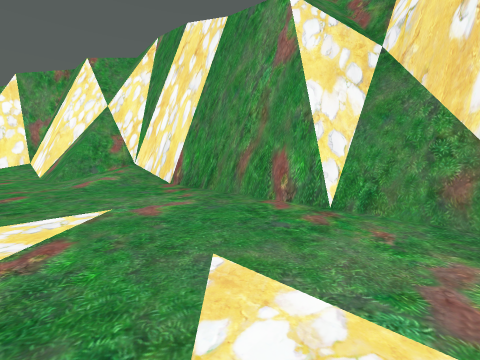
[1] (above)

20 first-person views from a walk through a Unity game level. The camera is 1.4 m above the floor, tilts 6° down and sees 90° across. The floor is counted in squares, 2 m on a side. Each view is taken from the middle of a square. On the plan, view 1 faces up. The plan holds only what a view shows up to about 9 squares ahead; the rest is blank. The place goes on beyond the plan.

[2]
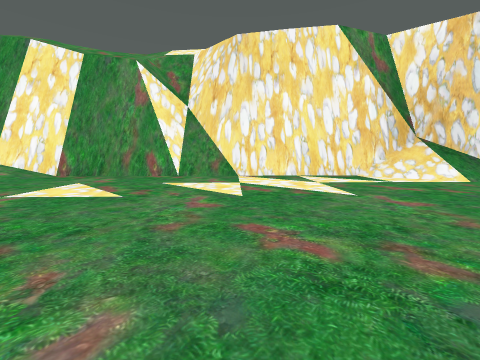

[3]
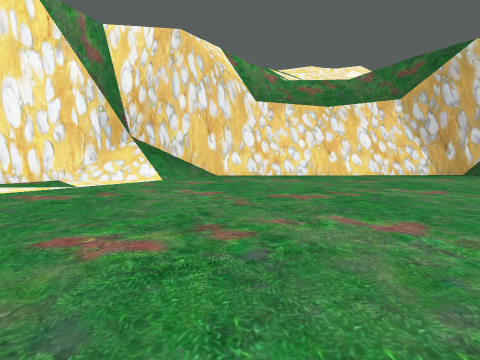

[4]
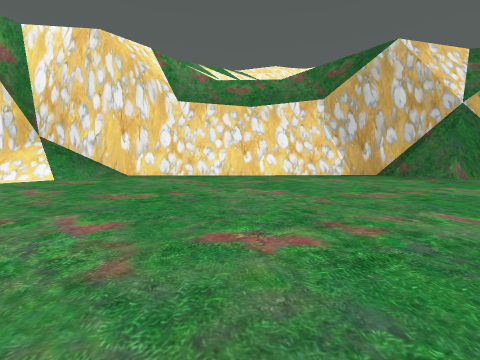

[5]
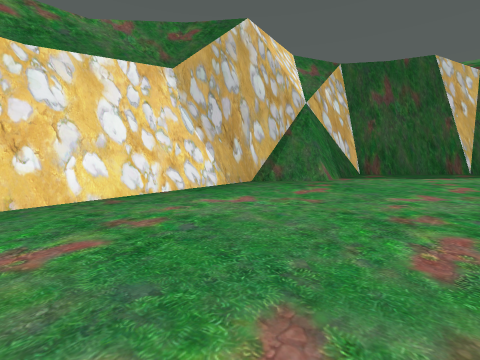

[6]
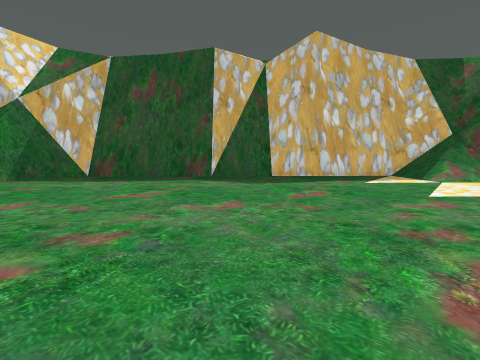

[7]
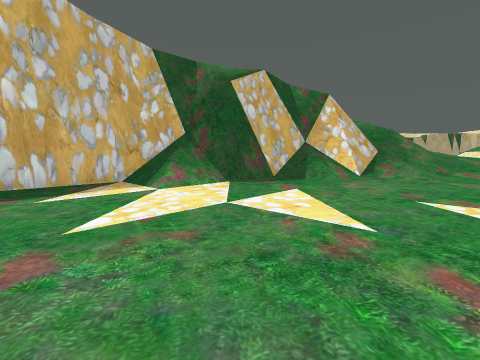

[8]
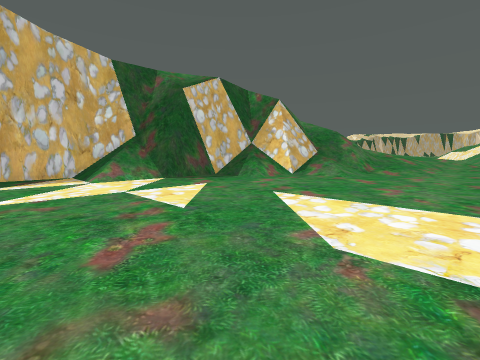

[9]
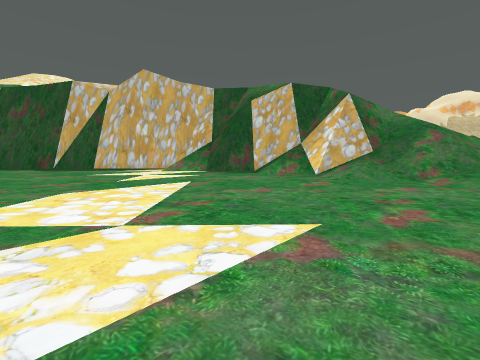

[10]
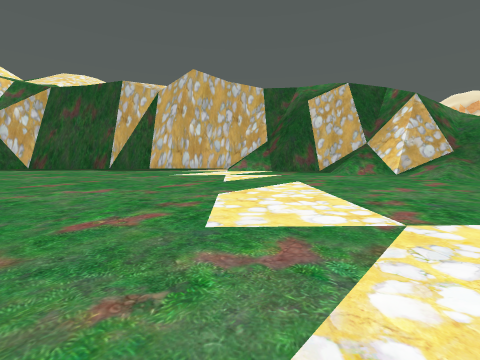

[11]
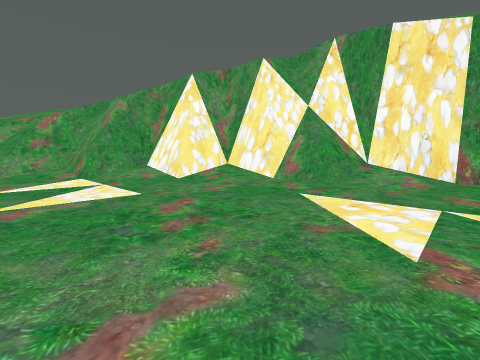

[12]
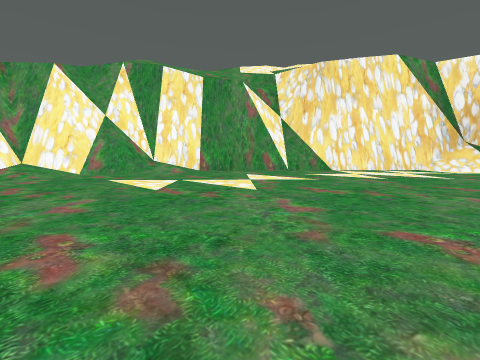

[13]
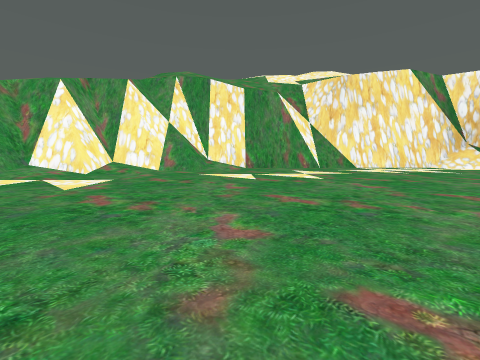

[14]
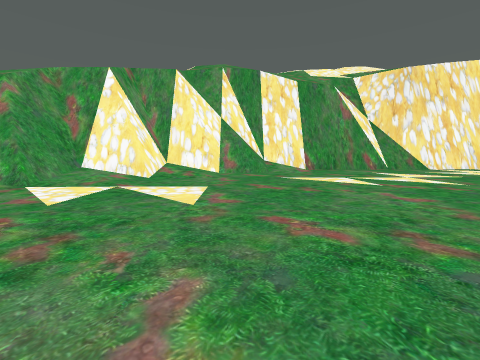

[15]
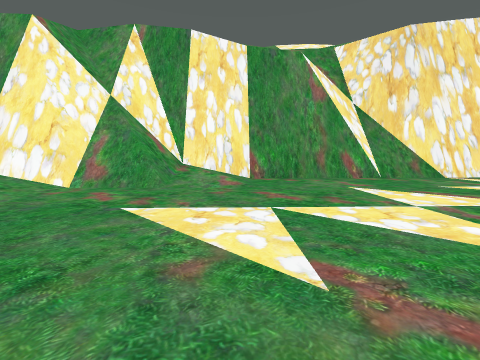

[16]
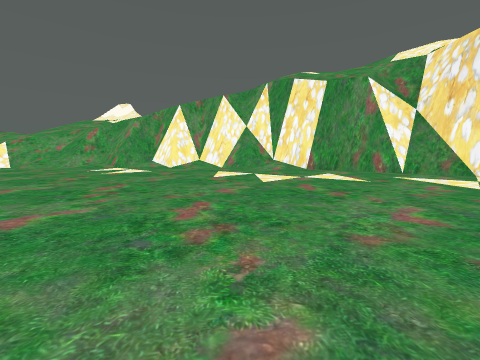

[17]
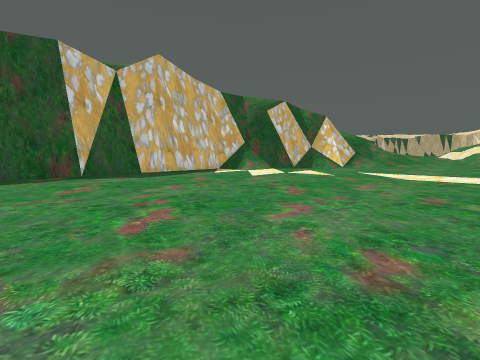

[18]
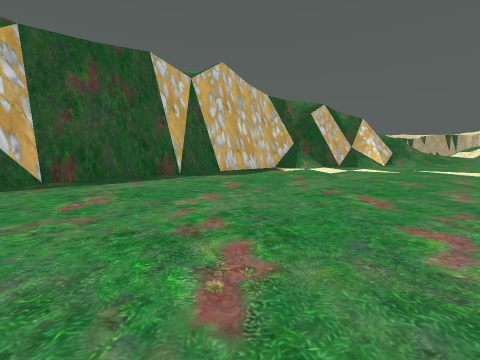

[19]
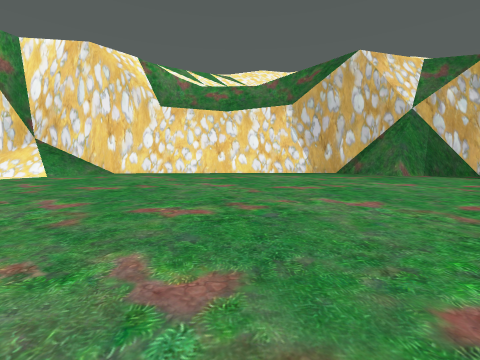

[20]
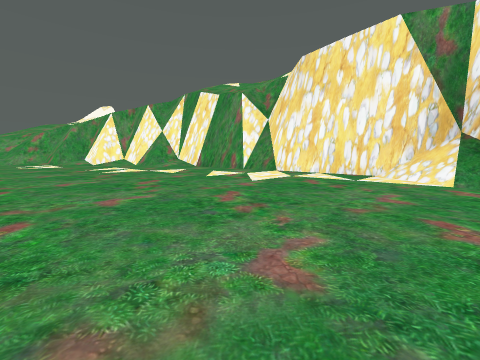

### Floor plan
Key: @ floor where view 1 was taken; # wall or solid block; . main floor; : floor 0.5 m higher than the main floor; + floor 7.5 m higher than the main floor; / step, stairs or slope; = window, fence, low wall or low ledge; v drop or lower ground.
Columns run from 12 left of view 1 to 10 right of it. Each row starts with its distance up from view 1.
 12 /+
 11 ///    v/
 10 vvvvvvvvv/
  9 v##v#####v/
  8 ##/##/#v/#v//
  7 .../../v/##v/ //
  6 .......//:/#vv/#
  5 ............##v#
  4 .............#vv/
  3 ..............#vv/
  2 ...............#vv
  1 ................#vv
  0 ............@....##v
 -1  .................#vv
 -2  ................./#v
 -3  ................./#v
 -4      ............./#v
 -5      ..............##
 -6        .  ..........#
 -7            .........#
 -8            .........#
 -9            .........#//
-10           ..........#//
-11            .........#/#
-12            .........#=v
-13           ..........##v
-14         ............#v/
-15         ...........#v/
-16        ...........##v/
-17   ................##v/
-18   ................##v/
-19 .................##v/
-20 ................##v/
-21 ................#v/
-22 ...............#v/
-23 ..............#v/
-24 .............#vv
-25 .........//.#vv
-26 ..././/.#//#vv
-27 :///=//####vv
-28 ///#####vvvv
-29 ///#     /v
-30 ///

Where each view was taken, in squares from view 1:
view 1: 0 up, 0 right, facing up
view 2: 4 down, 3 left, facing up-right
view 3: 6 down, 1 left, facing right
view 4: 9 down, 1 left, facing right
view 5: 9 down, 3 right, facing down-right
view 6: 16 down, 3 left, facing down-right
view 7: 19 down, 4 left, facing down
view 8: 18 down, 6 left, facing down
view 9: 19 down, 12 left, facing down-right
view 10: 17 down, 10 left, facing down-right
view 11: 0 up, 7 left, facing up
view 12: 3 down, 8 left, facing up-right
view 13: 3 down, 11 left, facing up-right
view 14: 0 up, 12 left, facing up-right
view 15: 1 up, 7 left, facing up-right
view 16: 6 down, 5 left, facing up
view 17: 13 down, 2 left, facing down
view 18: 12 down, 1 right, facing down
view 19: 10 down, 2 left, facing right
view 20: 9 down, 1 right, facing up
